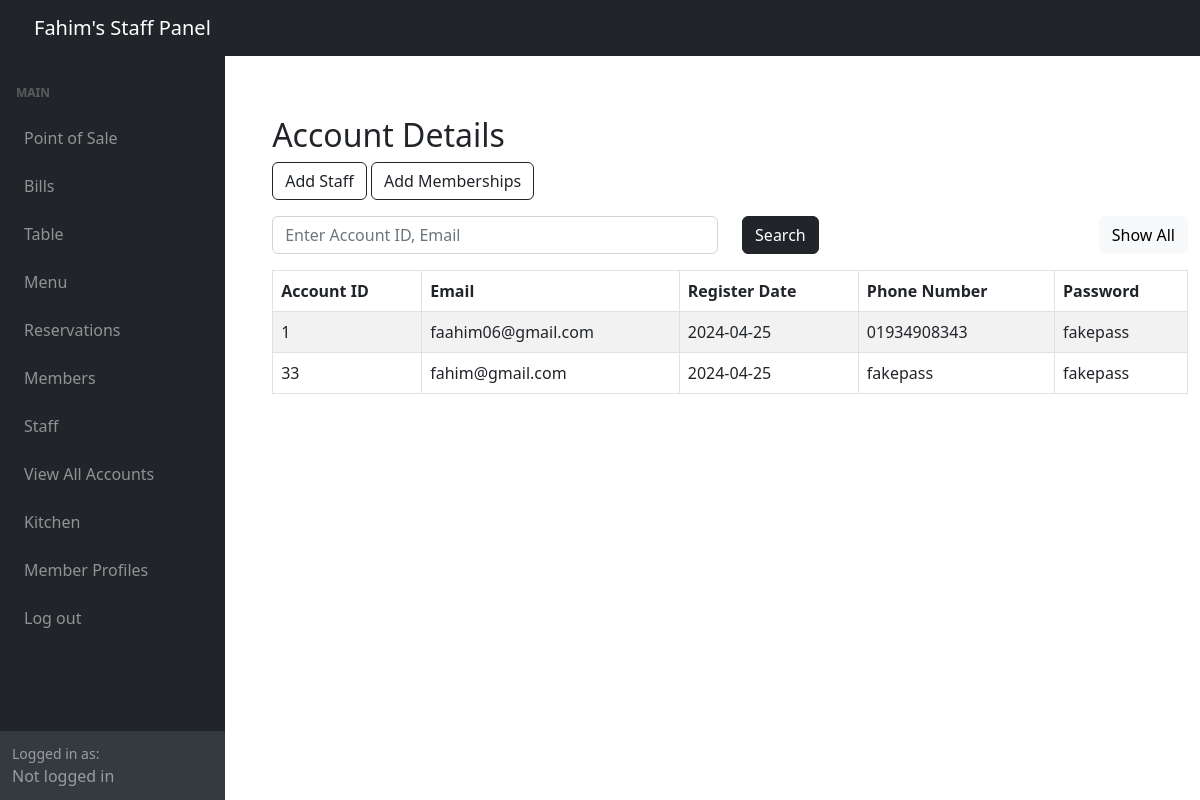
/adminSide/panel/account-panel.php, run on the app's committed database.
### tables this page shows
CREATE TABLE `accounts` (
  `account_id` int(11) NOT NULL,
  `email` varchar(255) DEFAULT NULL,
  `register_date` date DEFAULT NULL,
  `phone_number` varchar(255) DEFAULT NULL,
  `password` varchar(255) DEFAULT NULL
);

### adminSide/panel/account-panel.php (the view, shortened to what this page needs)
<?php include '../inc/dashHeader.php'; ?>
<div class="wrapper">
    <div class="container-fluid pt-5 pl-600">
        <div class="row">
            <div class="m-50">
                <div class="mt-5 mb-3">
                    <h2 class="pull-left">Account Details</h2>
                    <a href="../staffCrud/createStaff.php" class="btn btn-outline-dark"><i class="fa fa-plus"></i> Add Staff</a>
                    <a href="../customerCrud/createCust.php" class="btn btn-outline-dark"><i class="fa fa-plus"></i> Add Memberships</a>
                </div>
                <div class="mb-3">
                    <form method="POST" action="#">
                        <div class="row">
                            <div class="col-md-6">
                                <input required type="text" id="search" name="search" class="form-control" placeholder="Enter Account ID, Email">
                            </div>
                            <div class="col-md-3">
                                <button type="submit" class="btn btn-dark">Search</button>
                            </div>
                            <div class="col" style="text-align: right;" >
                                <a href="account-panel.php" class="btn btn-light">Show All</a>
                            </div>
                        </div>
                    </form>
                </div>
                <?php
                require_once "../config.php";
                if (isset($_POST['search'])) {
                    if (!empty($_POST['search'])) {
                        $search = $_POST['search'];
                        $sql = "SELECT *
                                FROM Accounts
                                WHERE email LIKE '%$search%' OR account_id LIKE '%$search%'
                                ORDER BY account_id;";
                    } else {
                        $sql = "SELECT *
                                FROM Accounts
                                ORDER BY account_id;";
                    }
                } else {
                    $sql = "SELECT *
                            FROM Accounts
                            ORDER BY account_id;";
                }
                if ($result = mysqli_query($link, $sql)) {
                    if (mysqli_num_rows($result) > 0) {
                        echo '<table class="table table-bordered table-striped">';
                        echo "<thead>";
                        echo "<tr>";
                        echo "<th>Account ID</th>";
                        echo "<th>Email</th>";
                        echo "<th>Register Date</th>";
                        echo "<th>Phone Number</th>";
                        echo "<th>Password</th>";
                        echo "</tr>";
                        echo "</thead>";
                        echo "<tbody>";
                        while ($row = mysqli_fetch_array($result)) {
                            echo "<tr>";
                            echo "<td>" . $row['account_id'] . "</td>";
                            echo "<td>" . $row['email'] . "</td>";
                            echo "<td>" . $row['register_date'] . "</td>";
                            echo "<td>" . $row['phone_number'] . "</td>";
                            echo "<td>" . $row['password'] . "</td>";
                            echo "</tr>";
                        }
                        echo "</tbody>";
                        echo "</table>";
                    } else {
                        echo '<div class="alert alert-danger"><em>No records were found.</em></div>';
                    }
                } else {
                    echo "Oops! Something went wrong. Please try again later.";
                }
                ?>
            </div>
        </div>
    </div>
</div>
<?php include '../inc/dashFooter.php'; ?>

### adminSide/panel/account-panel.php (style rules this page uses)
.wrapper { width: 1300px; padding-left: 200px; padding-top: 20px }

### data on the page
accounts: account_id "1", email "faahim06@gmail.com", register_date "2024-04-25", phone_number "01934908343", password "fakepass"
accounts: account_id "33", email "fahim@gmail.com", register_date "2024-04-25", phone_number "fakepass", password "fakepass"
